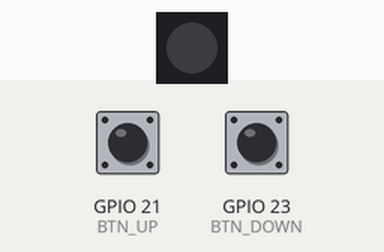
Recording of a sketch running on a simulated ESP32. On the bench: 1 RGB LEDs in strip order, left to right. The test bench sets the inputs (shaded band); at power-on: GPIO 21 (BTN_UP) HIGH, GPIO 23 (BTN_DOWN) HIGH. Nothing arrives over Bluetooth unless stated; a phone connects over Bluetooth LE 3 s after start; what the sketch prints to the serial monitor is not drawn.

Above: at 0.4 s.
Timing chart, 0 to 3.2 s (numbered marks = the images above):
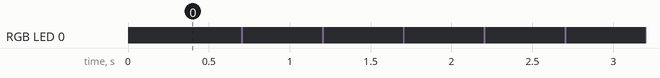

The sketch:

CaptainBPM_v0.ino
```cpp
#include <Arduino.h>
// #include <NimBLEDevice.h>
#include <BLEDevice.h>
#include <BLEServer.h>
#include <BLEUtils.h>
#include <BLE2902.h>
#include <Adafruit_NeoPixel.h>

#define SERVICE_UUID   "12345678-1234-1234-1234-1234567890ab"
#define BPM_CHAR_UUID  "12345678-1234-1234-1234-1234567890ac"
#define BEAT_CHAR_UUID  "12345678-1234-1234-1234-1234567890ad"
#define START_CHAR_UUID   "12345678-1234-1234-1234-1234567890ae"
#define POSITION_CHAR_UUID "12345678-1234-1234-1234-1234567890af"

#define NIMBLE_MAX_CONNECTIONS 6

#define BTN_UP   21
#define BTN_DOWN 23
#define NEOPIXEL_PIN  8
#define NEOPIXEL_COUNT 1

Adafruit_NeoPixel pixels(NEOPIXEL_COUNT, NEOPIXEL_PIN, NEO_GRB + NEO_KHZ800);

// Caractéristiques BLE globales
// NimBLECharacteristic* bpmChar = nullptr;
// NimBLECharacteristic* beatChar = nullptr;
// NimBLECharacteristic* startChar = nullptr;
// NimBLECharacteristic* positionChar = nullptr;  // globale
// NimBLEServer* pServer = nullptr;
BLEServer *pServer = NULL;
BLECharacteristic *pBpmChar;
BLECharacteristic *pBeatChar;
BLECharacteristic *pStartChar;

volatile bool deviceConnected = false;

// État du métronome
int      bpm           = 120;
uint32_t beatCount     = 0;
uint32_t sessionStartMs = 0;    // horloge absolue de début de session
bool     running       = false;
uint32_t lastStepMs    = 0;

// Gestion du flash LED
uint32_t pulseOffAtMs    = 0;
bool     pulseActive     = false;
uint32_t pulseDurationMs = 10;

// Anti-rebond boutons
bool     lastBtnUpState     = HIGH;
bool     lastBtnDownState   = HIGH;
uint32_t lastBtnUpChangeMs  = 0;
uint32_t lastBtnDownChangeMs= 0;
const uint32_t debounceMs   = 40;

// Callbacks serveur BLE
// class ServerCallbacks : public NimBLEServerCallbacks {
//   void onConnect(NimBLEServer* server, NimBLEConnInfo& connInfo) override {
//     deviceConnected = true;
//     Serial.println("Client connected");
//     NimBLEDevice::startAdvertising();
//   }

//   void onDisconnect(NimBLEServer* server, NimBLEConnInfo& connInfo, int reason) override {
//     deviceConnected = false;
//     Serial.printf("Client disconnected, reason=%d\n", reason);
//     delay(500);
//     NimBLEDevice::startAdvertising();
//     Serial.println("Advertising restarted after disconnect");
//   }
// };
class MyServerCallbacks: public BLEServerCallbacks {
    void onConnect(BLEServer* pServer) {
      deviceConnected = true;
    };

    void onDisconnect(BLEServer* pServer) {
      deviceConnected = false;
      delay(500);
      pServer->startAdvertising();
    }
};

// Envoi des caractéristiques BLE
void sendBPM() {
  pBpmChar->setValue(String(bpm).c_str());
  pBpmChar->notify();
}

void notifyBeat() {
  pBeatChar->setValue(String(beatCount).c_str());
  pBeatChar->notify();
}

void notifyStartTime() {
    // On envoie l'instant de début de la session en millisecondes (uint32)
    // comme un texte, pour rester compatible avec le code web actuel.
    String s = String(sessionStartMs);
    pStartChar->setValue(s.c_str());
    pStartChar->notify();
    Serial.printf("SESSION_START=%lu\n", sessionStartMs);
}

// LED
void pulseOn() {
  pixels.setPixelColor(0, pixels.Color(12, 10, 14));
  pixels.show();
  delay (1);
  pulseActive = true;
  pulseOffAtMs = millis() + pulseDurationMs;

  // On avance le beatCount et on notifie tous les clients
  beatCount++;
  notifyBeat();
}

void updatePulse(uint32_t now) {
    if (!pulseActive) return;
    if ((int32_t)(now - pulseOffAtMs) >= 0) {
        pixels.setPixelColor(0, pixels.Color(0, 0, 0));
        pixels.show();
        delay(1);
        pulseActive = false;
    }
}

// Mécanique du métronome côté ESP32
void updateMetronome(uint32_t now) {
    if (!running) return;
    uint32_t intervalMs = 60000UL / (uint32_t)bpm;

    // Un seul tick par passage (stable)
    if ((uint32_t)(now - lastStepMs) >= intervalMs) {
        lastStepMs += intervalMs;
        pulseOn();  // pulse LED + notifyBeat()
    }
}

// Gestion des boutons avec anti-rebond
bool pressedEdge(uint8_t pin, bool &lastState, uint32_t &lastChangeMs, uint32_t now) {
    bool reading = digitalRead(pin);
    if (reading != lastState && (now - lastChangeMs) > debounceMs) {
        lastChangeMs = now;
        lastState    = reading;
        if (reading == LOW) {
            return true; // front descendant = appui
        }
    }
    return false;
}

// (Re)lancer une nouvelle session bien calée
void startSession() {
    running        = true;
    beatCount      = 0;
    sessionStartMs = millis(); // On prend MAINTENANT comme origine de session
    lastStepMs     = millis(); // On commence immédiatement les ticks
    notifyStartTime();
    sendBPM();          // on renvoie aussi le BPM actuel
    notifyBeat();       // beatCount = 0
    Serial.println("Session started - LED devrait clignoter maintenant");
}

// Setup des boutons
void setupButtons() {
    pinMode(BTN_UP,   INPUT_PULLUP);
    pinMode(BTN_DOWN, INPUT_PULLUP);
}

// Setup BLE
// void setupBle() {
//   NimBLEDevice::init("CaptainBPM");
//   pServer = NimBLEDevice::createServer();
//   pServer->setCallbacks(new ServerCallbacks());

//   NimBLEService* service = pServer->createService(SERVICE_UUID);

//   bpmChar = service->createCharacteristic(
//       BPM_CHAR_UUID,
//       NIMBLE_PROPERTY::READ | NIMBLE_PROPERTY::NOTIFY
//   );
//   bpmChar->setValue(String(bpm).c_str());

//   beatChar = service->createCharacteristic(
//       BEAT_CHAR_UUID,
//       NIMBLE_PROPERTY::READ | NIMBLE_PROPERTY::NOTIFY
//   );
//   beatChar->setValue("0");

//   startChar = service->createCharacteristic(
//       START_CHAR_UUID,
//       NIMBLE_PROPERTY::READ | NIMBLE_PROPERTY::NOTIFY
//   );
//   startChar->setValue("0");

//   positionChar = service->createCharacteristic(
//       POSITION_CHAR_UUID,
//       NIMBLE_PROPERTY::READ | NIMBLE_PROPERTY::NOTIFY
//    );
//    positionChar->setValue("0");
//    positionChar->addDescriptor(new NimBLE2904());

//   service->start();

//   NimBLEAdvertising* adv = NimBLEDevice::getAdvertising();
//   adv->addServiceUUID(SERVICE_UUID);
//   //adv->setScanResponse(true);
//   adv->start();
//   Serial.println("BLE advertising started");
// }
void setupBle() {
    BLEDevice::init("CaptainBPM");

    pServer = BLEDevice::createServer();
    pServer->setCallbacks(new MyServerCallbacks());

    BLEService *pService = pServer->createService(SERVICE_UUID);

    pBpmChar = pService->createCharacteristic(
      BPM_CHAR_UUID,
      BLECharacteristic::PROPERTY_READ | BLECharacteristic::PROPERTY_NOTIFY
    );
    pBpmChar->addDescriptor(new BLE2902());

    pBeatChar = pService->createCharacteristic(
      BEAT_CHAR_UUID,
      BLECharacteristic::PROPERTY_READ | BLECharacteristic::PROPERTY_NOTIFY
    );
    pBeatChar->addDescriptor(new BLE2902());

    pStartChar = pService->createCharacteristic(
      START_CHAR_UUID,
      BLECharacteristic::PROPERTY_READ | BLECharacteristic::PROPERTY_NOTIFY
    );
    pStartChar->addDescriptor(new BLE2902());

    pService->start();

    BLEAdvertising *pAdvertising = BLEDevice::getAdvertising();
    pAdvertising->addServiceUUID(SERVICE_UUID);
    pAdvertising->setScanResponse(true);
    pAdvertising->setMinPreferred(0x06);
    pAdvertising->setMinPreferred(0x12);
    BLEDevice::startAdvertising();
    Serial.println("BLE Advertising started");
}

void setup() {
  Serial.begin(115200);
  delay(200);

//   NimBLEDevice::setSecurityAuth(false, false, false);  // Pas de pairing (simplifie)

  setupButtons();

  pixels.begin();
  pixels.clear();
  pixels.show();

  setupBle();

  // On démarre une session dès le boot
  startSession();
}

// void sendPosition() {
//     if (!running) return;

//     uint32_t sessionTimeMs = millis() - sessionStartMs;
//     uint32_t intervalMs = 60000UL / bpm;
//     uint32_t positionInCycle = sessionTimeMs % (intervalMs * 4);  // Position dans 4 beats

//     String s = String(positionInCycle);
//     positionChar->setValue(s.c_str());
//     positionChar->notify();
// }

void loop() {
    uint32_t now = millis();

    // Gestion boutons : up/down BPM
    if (pressedEdge(BTN_UP, lastBtnUpState, lastBtnUpChangeMs, now)) {
        bpm++;
        if (bpm > 300) bpm = 300;
        sendBPM();

        if (running) {
            // On relance proprement la session avec le nouveau BPM
            startSession();
        }
    }

    if (pressedEdge(BTN_DOWN, lastBtnDownState, lastBtnDownChangeMs, now)) {
        bpm--;
        if (bpm < 20) bpm = 20;
        sendBPM();

        if (running) {
            startSession();
        }
    }

    updateMetronome(now);
    updatePulse(now);

    // DEBUG : affiche le statut toutes les 5 secondes
    static uint32_t lastDebug = 0;
    if (now - lastDebug > 5000) {
        lastDebug = now;
        Serial.printf("running=%d, bpm=%d, beatCount=%lu, now=%lu, lastStep=%lu\n",
                      running, bpm, beatCount, now, lastStepMs);
    }

    delay(1);
}
```

Measured:
- by itself, RGB LED 0: alternates RGB(12, 10, 14) for 0.01 s and off for 0.49 s
